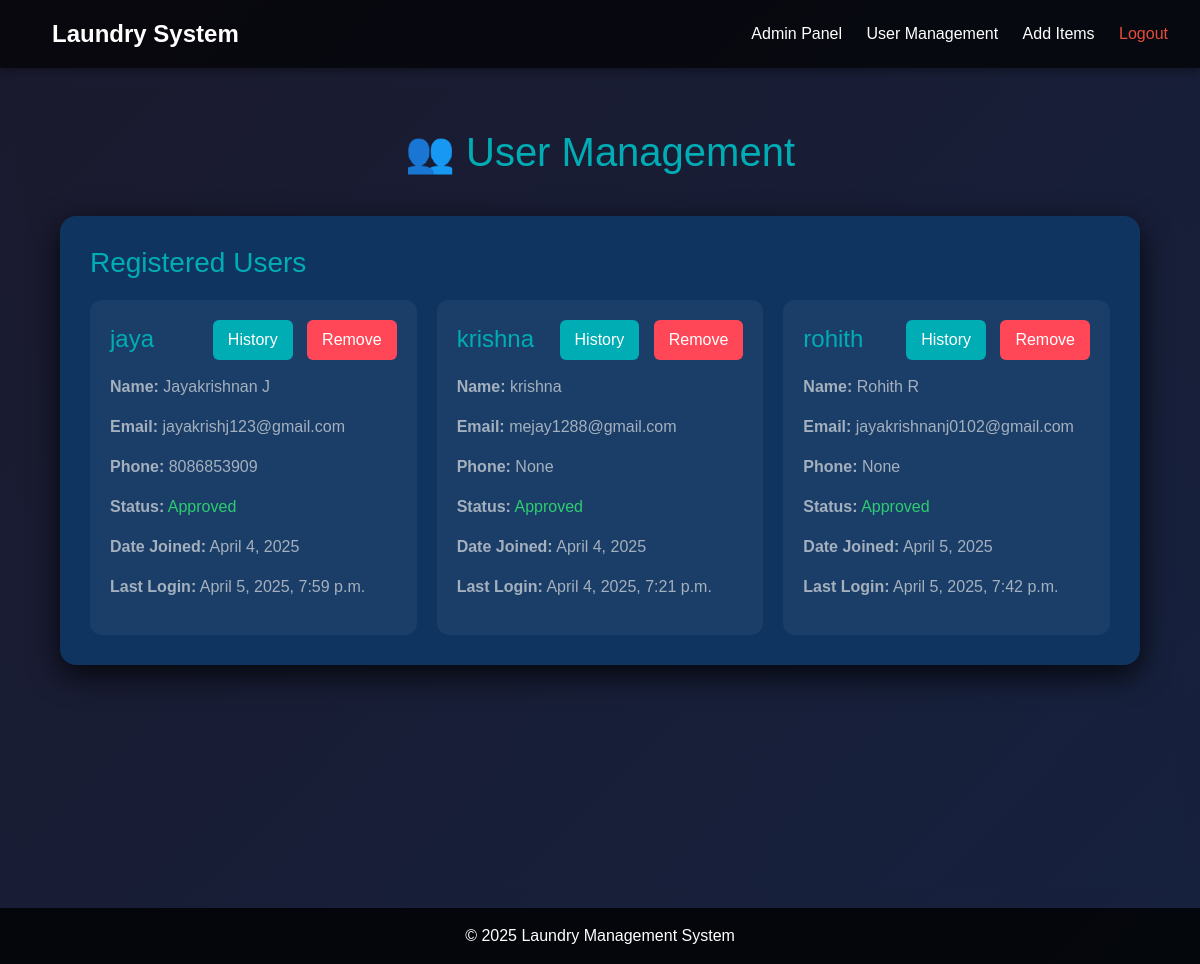
Page /user-management/ (signed in) on the committed database.
### laundry/models.py (models this page shows, shortened)
class UserProfile(models.Model):
    user = models.OneToOneField(User, on_delete=models.CASCADE)
    phone = models.CharField(max_length=15, blank=True, null=True)  # Phone number field
    is_approved = models.BooleanField(default=False)  # New field for admin approval

### laundry/views.py (the view)
# urls.py: path('user-management/', views.user_management, name='user_management'),
@staff_member_required
def user_management(request):
    users = UserProfile.objects.all().select_related('user')
    return render(request, 'user_management.html', {'users': users})

### laundry/templates/user_management.html (shortened to what this page needs)
{% extends 'base.html' %}
{% block content %}
<div style="min-height: 100vh; background: linear-gradient(135deg, #1a1a2e, #16213e); padding: 40px; color: white;">
    <h2 style="text-align: center; color: #00adb5; margin-bottom: 40px; font-size: 2.5rem;">
        👥 User Management
    </h2>
    <div style="max-width: 1200px; margin: 0 auto;">
        <div style="background: #0f3460; padding: 30px; border-radius: 16px; box-shadow: 0 10px 30px rgba(0,0,0,0.8); margin-bottom: 30px;">
            <h3 style="color: #00adb5; margin-bottom: 20px;">Registered Users</h3>
            <div style="display: grid; grid-template-columns: repeat(auto-fill, minmax(300px, 1fr)); gap: 20px;">
                {% for user in users %}
                <div class="user-card" style="background: rgba(255,255,255,0.05); padding: 20px; border-radius: 12px; transition: all 0.3s ease;">
                    <div style="display: flex; justify-content: space-between; align-items: center; margin-bottom: 15px;">
                        <h4 style="color: #00adb5; margin: 0;" data-user-id="{{ user.user.id }}">{{ user.user.username }}</h4>
                        <div>
                            <button onclick="viewUserHistory('{{ user.user.id }}')"
                                    style="background: #00adb5; color: white; border: none; padding: 8px 15px; border-radius: 6px; cursor: pointer; margin-right: 10px;">
                                History
                            </button>
                            <button onclick="removeUser('{{ user.user.id }}')"
                                    style="background: #ff4757; color: white; border: none; padding: 8px 15px; border-radius: 6px; cursor: pointer;">
                                Remove
                            </button>
                        </div>
                    </div>
                    <div style="color: #a4b0be;">
                        <p><strong>Name:</strong> {{ user.user.first_name}}</p>
                        <p><strong>Email:</strong> {{ user.user.email }}</p>
                        <p><strong>Phone:</strong> {{ user.phone }}</p>
                        <p><strong>Status:</strong>
                            <span style="color: {% if user.is_approved %}#2ecc71{% else %}#ff4757{% endif %}">
                                {% if user.is_approved %}Approved{% else %}Pending Approval{% endif %}
                            </span>
                        </p>
                        <p><strong>Date Joined:</strong> {{ user.user.date_joined|date:"F j, Y" }}</p>
                        <p><strong>Last Login:</strong> {{ user.user.last_login|date:"F j, Y, g:i a" }}</p>
                    </div>
                </div>
                {% endfor %}
            </div>
        </div>
    </div>
</div>
{% endblock %}

### laundry/templates/base.html (style rules this page uses)
body { margin: 0; padding: 0; min-height: 100vh; display: flex; flex-direction: column; background: linear-gradient(135deg, #1a1a2e, #16213e); color: white; font-family: Arial, sans-serif; }

### rows in the picture
UserProfile: user.username "jaya", user.first_name "Jayakrishnan J", user.email "jayakrishj123@gmail.com", phone "8086853909", is_approved "Approved", user.date_joined "April 4, 2025", user.last_login "April 5, 2025, 7:59 p.m."
UserProfile: user.username "krishna", user.first_name "krishna", user.email "mejay1288@gmail.com", phone "None", is_approved "Approved", user.date_joined "April 4, 2025", user.last_login "April 4, 2025, 7:21 p.m."
UserProfile: user.username "rohith", user.first_name "Rohith R", user.email "jayakrishnanj0102@gmail.com", phone "None", is_approved "Approved", user.date_joined "April 5, 2025", user.last_login "April 5, 2025, 7:42 p.m."
